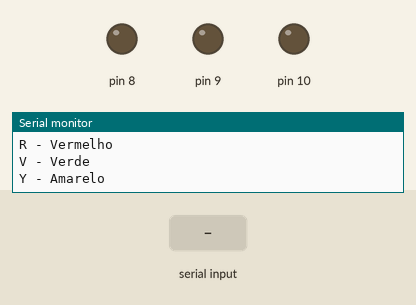
Simulated run of this sketch. Board: Arduino Uno, built with avr-gcc and run on an emulated ATmega328P. Parts: output pins drawn as LEDs (lit = HIGH), the last lines printed to the serial monitor. The test bench sets the inputs (shaded band).

Above: at 1.2 s.
1.3 s: "R" received over Serial
At 3.5 s:
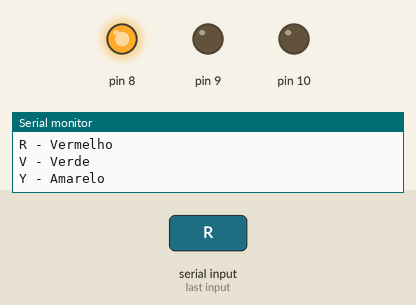
3.8 s: "G" received over Serial
At 5.4 s:
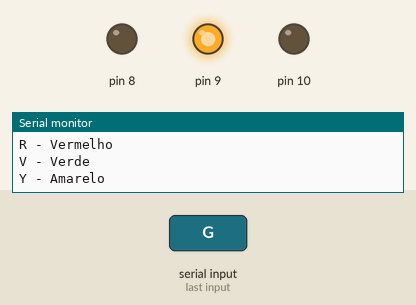
6.3 s: "Y" received over Serial
At 8.5 s:
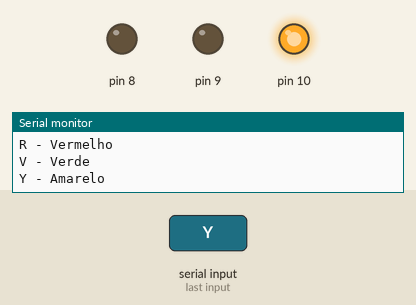
Timing chart, 0 to 10.0 s (numbered marks = the images above; inputs shaded):
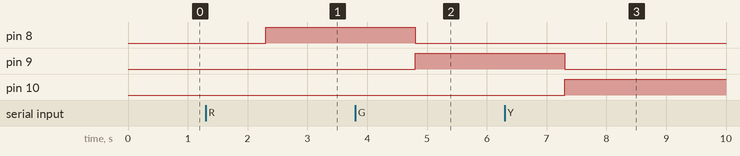

The sketch:

Ex3.ino
```cpp
int red = 8;
int green = 9;
int yellow = 10;

String ledState;
String ledName;

void setup() {

    for(int i = 8; i <= 10; i++){
        pinMode(i, OUTPUT);
    }

    Serial.begin(9600);

}

void loop() {

    Serial.println("\nR - Vermelho\nV - Verde\nY - Amarelo\n");

    while(1) {

        if(Serial.available() > 0){
            String result = Serial.readString();
          	Serial.println(result);
            controlLed(result);
            break;
        }

    }

}

void controlLed(String led){

    for(int i = 8; i <= 10; i++){
        if(i == red && led == "R" || i == green && led == "G" || i == yellow && led == "Y"){
            digitalWrite(i, HIGH);
        } else {
            digitalWrite(i, LOW);
        }

      	ledName = String(i);
      	ledState = String(digitalRead(i));
      	Serial.println("Led " + ledName + ": " + ledState);
    }

}
```

Measured:
- after the input at 1.3 s, pin 8: LOW → HIGH after 1.0 s
- after the input at 3.8 s, pin 8: HIGH → LOW after 1.0 s; pin 9: LOW → HIGH after 1.0 s
- after the input at 6.3 s, pin 9: HIGH → LOW after 1.0 s; pin 10: LOW → HIGH after 1.0 s
